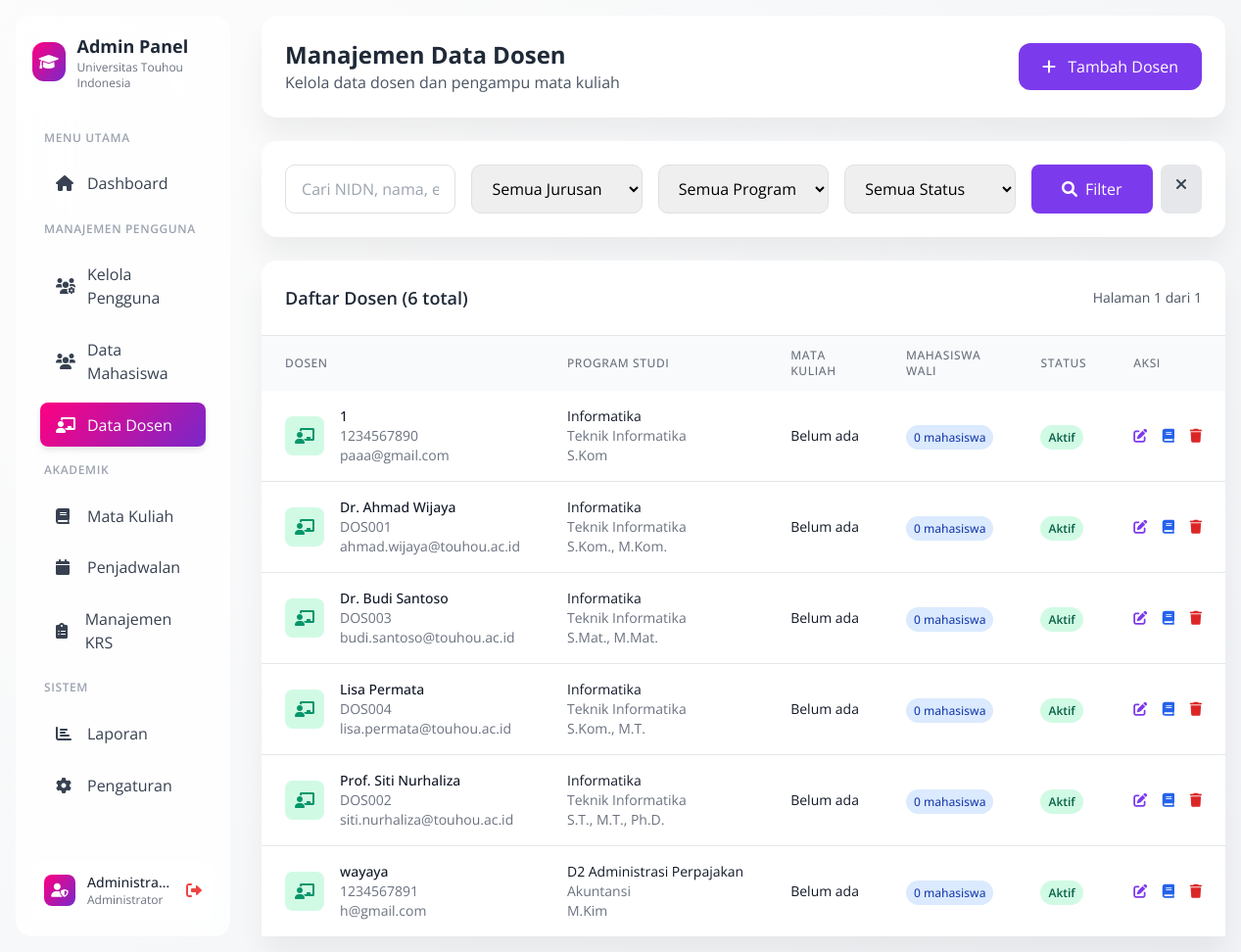
The page /sistem-krs/admin-dosen.php (signed in) on the database its author committed.
### tables this page shows
CREATE TABLE `dosen` (
  `id_dosen` int(11) NOT NULL,
  `nidn` varchar(20) NOT NULL,
  `nama_dosen` varchar(100) NOT NULL,
  `gelar` varchar(50) DEFAULT NULL,
  `email` varchar(100) NOT NULL,
  `foto` varchar(255) DEFAULT NULL,
  `nomor_telepon` varchar(15) DEFAULT NULL,
  `password` varchar(255) NOT NULL,
  `created_at` timestamp NOT NULL DEFAULT current_timestamp(),
  `alamat` varchar(255) DEFAULT NULL,
  `jurusan` varchar(100) DEFAULT NULL,
  `program_studi` varchar(100) DEFAULT NULL,
  `bidang_keahlian` text DEFAULT NULL,
  `status` enum('aktif','nonaktif') DEFAULT 'aktif'
);

### sistem-krs/admin-dosen.php (the view, shortened to what this page needs)
<?php
$database = new Database();
$conn = $database->getConnection();
$search = $_GET['search'] ?? '';
$page = $_GET['page'] ?? 1;
$limit = 15;
$offset = ($page - 1) * $limit;
$where_conditions = [];
$where_clause = !empty($where_conditions) ? 'WHERE ' . implode(' AND ', $where_conditions) : '';
$count_query = "SELECT COUNT(*) FROM dosen d $where_clause";
$count_stmt = $conn->prepare($count_query);
$count_stmt->execute();
$total_records = $count_stmt->fetchColumn();
$total_pages = ceil($total_records / $limit);
$query = "SELECT d.*,
                 COUNT(m.id_mahasiswa) as jumlah_mahasiswa_wali,
                 GROUP_CONCAT(mk.nama_matakuliah SEPARATOR ', ') as mata_kuliah_diampu
          FROM dosen d
          LEFT JOIN mahasiswa m ON d.id_dosen = m.dosen_wali
          LEFT JOIN dosen_matakuliah dm ON d.id_dosen = dm.id_dosen
          LEFT JOIN mata_kuliah mk ON dm.id_matakuliah = mk.id_matakuliah
          $where_clause
          GROUP BY d.id_dosen
          ORDER BY d.nama_dosen
          LIMIT :limit OFFSET :offset";
$stmt = $conn->prepare($query);
$stmt->bindValue(':limit', $limit, PDO::PARAM_INT);
$stmt->bindValue(':offset', $offset, PDO::PARAM_INT);
$stmt->execute();
$dosen_list = $stmt->fetchAll(PDO::FETCH_ASSOC);
?>
<!DOCTYPE html>
<html lang="id">
<head>
    <link href="https://cdn.jsdelivr.net/npm/tailwindcss@2.2.19/dist/tailwind.min.css" rel="stylesheet">
    <link href="https://cdnjs.cloudflare.com/ajax/libs/font-awesome/6.0.0/css/all.min.css" rel="stylesheet">
</head>
<body class="bg-gray-50">
    <div class="flex min-h-screen">
        <div class="w-64 p-4">
            <div class="sidebar-soft h-full p-4">
                <div class="flex items-center gap-3 mb-8">
                    <div class="w-10 h-10 bg-gradient-primary rounded-xl flex items-center justify-center">
                        <i class="fas fa-graduation-cap text-white"></i>
                    </div>
                    <div>
                        <h2 class="text-lg font-bold text-gray-800">Admin Panel</h2>
                        <p class="text-xs text-gray-500">Universitas Touhou Indonesia</p>
                    </div>
                </div>
                <nav class="space-y-2">
                    <div class="px-3 py-2">
                        <p class="text-xs font-semibold text-gray-400 uppercase tracking-wider">Menu Utama</p>
                    </div>
                    <a href="dashboard.php" class="nav-link-soft flex items-center text-gray-700 hover:text-gray-900">
                        <i class="fas fa-home w-5 mr-3"></i>
                        <span>Dashboard</span>
                    </a>
                    <div class="px-3 py-2 mt-6">
                        <p class="text-xs font-semibold text-gray-400 uppercase tracking-wider">Manajemen Pengguna</p>
                    </div>
                    <a href="admin-users.php" class="nav-link-soft flex items-center text-gray-700 hover:text-gray-900">
                        <i class="fas fa-users-cog w-5 mr-3"></i>
                        <span>Kelola Pengguna</span>
                    </a>
                    <a href="admin-mahasiswa.php"
                        class="nav-link-soft flex items-center text-gray-700 hover:text-gray-900">
                        <i class="fas fa-users w-5 mr-3"></i>
                        <span>Data Mahasiswa</span>
                    </a>
                    <a href="admin-dosen.php" class="nav-link-soft active flex items-center text-white">
                        <i class="fas fa-chalkboard-teacher w-5 mr-3"></i>
                        <span>Data Dosen</span>
                    </a>
                    <div class="px-3 py-2 mt-6">
                        <p class="text-xs font-semibold text-gray-400 uppercase tracking-wider">Akademik</p>
                    </div>
                    <a href="admin-matakuliah.php"
                        class="nav-link-soft flex items-center text-gray-700 hover:text-gray-900">
                        <i class="fas fa-book w-5 mr-3"></i>
                        <span>Mata Kuliah</span>
                    </a>
                    <a href="admin-jadwal.php"
                        class="nav-link-soft flex items-center text-gray-700 hover:text-gray-900">
                        <i class="fas fa-calendar w-5 mr-3"></i>
                        <span>Penjadwalan</span>
                    </a>
                    <a href="admin-krs.php" class="nav-link-soft flex items-center text-gray-700 hover:text-gray-900">
                        <i class="fas fa-clipboard-list w-5 mr-3"></i>
                        <span>Manajemen KRS</span>
                    </a>
                    <div class="px-3 py-2 mt-6">
                        <p class="text-xs font-semibold text-gray-400 uppercase tracking-wider">Sistem</p>
                    </div>
                    <a href="admin-laporan.php"
                        class="nav-link-soft flex items-center text-gray-700 hover:text-gray-900">
                        <i class="fas fa-chart-bar w-5 mr-3"></i>
                        <span>Laporan</span>
                    </a>
                    <a href="admin-settings.php"
                        class="nav-link-soft flex items-center text-gray-700 hover:text-gray-900">
                        <i class="fas fa-cog w-5 mr-3"></i>
                        <span>Pengaturan</span>
                    </a>
                </nav>
                <div class="absolute bottom-4 left-4 right-4">
                    <div class="bg-white bg-opacity-50 rounded-xl p-3">
                        <div class="flex items-center gap-3">
                            <div class="w-8 h-8 bg-gradient-primary rounded-lg flex items-center justify-center">
                                <i class="fas fa-user-shield text-white text-sm"></i>
                            </div>
                            <div class="flex-1 min-w-0">
                                <p class="text-sm font-medium text-gray-800 truncate"><?php echo $_SESSION['nama']; ?>
                                </p>
                                <p class="text-xs text-gray-500">Administrator</p>
                            </div>
                            <a href="logout.php" class="text-red-500 hover:text-red-700">
                                <i class="fas fa-sign-out-alt"></i>
                            </a>
                        </div>
                    </div>
                </div>
            </div>
        </div>
        <div class="flex-1 p-4">
            <div class="card mb-6">
                <div class="p-6">
                    <div class="flex items-center justify-between">
                        <div>
                            <h1 class="text-2xl font-bold text-gray-800">Manajemen Data Dosen</h1>
                            <p class="text-gray-600">Kelola data dosen dan pengampu mata kuliah</p>
                        </div>
                        <button onclick="openAddModal()"
                            class="bg-purple-600 text-white px-6 py-3 rounded-xl hover:bg-purple-700 transition-colors">
                            <i class="fas fa-plus mr-2"></i>
                            Tambah Dosen
                        </button>
                    </div>
                </div>
            </div>
            <div class="card mb-6">
                <div class="p-6">
                    <form method="GET" class="grid grid-cols-1 md:grid-cols-5 gap-4">
                        <div>
                            <input type="text" name="search" placeholder="Cari NIDN, nama, email..."
                                value="<?php echo htmlspecialchars($search); ?>" class="form-input w-full">
                        </div>
                        <div>
                            <select name="jurusan" class="form-input w-full">
                                <option value="">Semua Jurusan</option>
                            </select>
                        </div>
                        <div>
                            <select name="program_studi" class="form-input w-full">
                                <option value="">Semua Program Studi</option>
                            </select>
                        </div>
                        <div>
                            <select name="status" class="form-input w-full">
                                <option value="">Semua Status</option>
                            </select>
                        </div>
                        <div class="flex gap-2">
                            <button type="submit"
                                class="bg-purple-600 text-white px-4 py-2 rounded-lg hover:bg-purple-700 flex-1">
                                <i class="fas fa-search mr-2"></i>Filter
                            </button>
                            <a href="admin-dosen.php"
                                class="px-4 py-2 bg-gray-200 text-gray-700 rounded-lg hover:bg-gray-300">
                                <i class="fas fa-times"></i>
                            </a>
                        </div>
                    </form>
                </div>
            </div>
            <div class="card">
                <div class="p-6 border-b">
                    <div class="flex justify-between items-center">
                        <h3 class="text-lg font-semibold text-gray-800">
                            Daftar Dosen (<?php echo $total_records; ?> total)
                        </h3>
                        <div class="text-sm text-gray-600">
                            Halaman <?php echo $page; ?> dari <?php echo $total_pages; ?>
                        </div>
                    </div>
                </div>
                <div class="overflow-x-auto">
                    <table class="w-full">
                        <thead class="bg-gray-50">
                            <tr>
                                <th
                                    class="px-6 py-3 text-left text-xs font-medium text-gray-500 uppercase tracking-wider">
                                    Dosen</th>
                                <th
                                    class="px-6 py-3 text-left text-xs font-medium text-gray-500 uppercase tracking-wider">
                                    Program Studi</th>
                                <th
                                    class="px-6 py-3 text-left text-xs font-medium text-gray-500 uppercase tracking-wider">
                                    Mata Kuliah</th>
                                <th
                                    class="px-6 py-3 text-left text-xs font-medium text-gray-500 uppercase tracking-wider">
                                    Mahasiswa Wali</th>
                                <th
                                    class="px-6 py-3 text-left text-xs font-medium text-gray-500 uppercase tracking-wider">
                                    Status</th>
                                <th
                                    class="px-6 py-3 text-left text-xs font-medium text-gray-500 uppercase tracking-wider">
                                    Aksi</th>
                            </tr>
                        </thead>
                        <tbody class="bg-white divide-y divide-gray-200">
                            <?php foreach ($dosen_list as $dosen): ?>
                            <tr class="hover:bg-gray-50">
                                <td class="px-6 py-4 whitespace-nowrap">
                                    <div class="flex items-center">
                                        <div class="w-10 h-10 bg-green-100 rounded-lg flex items-center justify-center">
                                            <i class="fas fa-chalkboard-teacher text-green-600"></i>
                                        </div>
                                        <div class="ml-4">
                                            <div class="text-sm font-medium text-gray-900">
                                                <?php echo $dosen['nama_dosen']; ?></div>
                                            <div class="text-sm text-gray-500"><?php echo $dosen['nidn']; ?></div>
                                            <div class="text-sm text-gray-500"><?php echo $dosen['email']; ?></div>
                                        </div>
                                    </div>
                                </td>
                                <td class="px-6 py-4 whitespace-nowrap">
                                    <div class="text-sm text-gray-900"><?php echo $dosen['program_studi']; ?></div>
                                    <div class="text-sm text-gray-500"><?php echo $dosen['jurusan']; ?></div>
                                    <div class="text-sm text-gray-500"><?php echo $dosen['gelar']; ?></div>
                                </td>
                                <td class="px-6 py-4">
                                    <div class="text-sm text-gray-900 max-w-xs truncate">
                                        <?php echo $dosen['mata_kuliah_diampu'] ?: 'Belum ada'; ?>
                                    </div>
                                </td>
                                <td class="px-6 py-4 whitespace-nowrap">
                                    <span class="px-2 py-1 bg-blue-100 text-blue-800 rounded-full text-xs font-medium">
                                        <?php echo $dosen['jumlah_mahasiswa_wali']; ?> mahasiswa
                                    </span>
                                </td>
                                <td class="px-6 py-4 whitespace-nowrap">
                                    <span
                                        class="px-2 py-1 text-xs font-semibold rounded-full
                                        <?php echo $dosen['status'] == 'aktif' ? 'bg-green-100 text-green-800' : 'bg-red-100 text-red-800'; ?>">
                                        <?php echo ucfirst($dosen['status']); ?>
                                    </span>
                                </td>
                                <td class="px-6 py-4 whitespace-nowrap text-sm font-medium">
                                    <button onclick="editDosen(<?php echo htmlspecialchars(json_encode($dosen)); ?>)"
                                        class="text-purple-600 hover:text-purple-900 mr-3">
                                        <i class="fas fa-edit"></i>
                                    </button>
                                    <button
                                        onclick="assignMatakuliah(<?php echo $dosen['id_dosen']; ?>, '<?php echo $dosen['nama_dosen']; ?>')"
                                        class="text-blue-600 hover:text-blue-900 mr-3">
                                        <i class="fas fa-book"></i>
                                    </button>
                                    <button
                                        onclick="deleteDosen(<?php echo $dosen['id_dosen']; ?>, '<?php echo $dosen['nama_dosen']; ?>')"
                                        class="text-red-600 hover:text-red-900">
                                        <i class="fas fa-trash"></i>
                                    </button>
                                </td>
                            </tr>
                            <?php endforeach; ?>
                        </tbody>
                    </table>
                </div>
            </div>
        </div>
    </div>
</body>
</html>

### rows shown on the page
dosen: nama_dosen "1", nidn "1234567890", email "paaa@gmail.com", program_studi "Informatika", jurusan "Teknik Informatika", gelar "S.Kom", mata_kuliah_diampu "Belum ada", jumlah_mahasiswa_wali "0", status "Aktif"
dosen: nama_dosen "Dr. Ahmad Wijaya", nidn "DOS001", email "ahmad.wijaya@touhou.ac.id", program_studi "Informatika", jurusan "Teknik Informatika", gelar "S.Kom., M.Kom.", mata_kuliah_diampu "Belum ada", jumlah_mahasiswa_wali "0", status "Aktif"
dosen: nama_dosen "Dr. Budi Santoso", nidn "DOS003", email "budi.santoso@touhou.ac.id", program_studi "Informatika", jurusan "Teknik Informatika", gelar "S.Mat., M.Mat.", mata_kuliah_diampu "Belum ada", jumlah_mahasiswa_wali "0", status "Aktif"
dosen: nama_dosen "Lisa Permata", nidn "DOS004", email "lisa.permata@touhou.ac.id", program_studi "Informatika", jurusan "Teknik Informatika", gelar "S.Kom., M.T.", mata_kuliah_diampu "Belum ada", jumlah_mahasiswa_wali "0", status "Aktif"
dosen: nama_dosen "Prof. Siti Nurhaliza", nidn "DOS002", email "siti.nurhaliza@touhou.ac.id", program_studi "Informatika", jurusan "Teknik Informatika", gelar "S.T., M.T., Ph.D.", mata_kuliah_diampu "Belum ada", jumlah_mahasiswa_wali "0", status "Aktif"
dosen: nama_dosen "wayaya", nidn "1234567891", email "h@gmail.com", program_studi "D2 Administrasi Perpajakan", jurusan "Akuntansi", gelar "M.Kim", mata_kuliah_diampu "Belum ada", jumlah_mahasiswa_wali "0", status "Aktif"

### other values the page prints
$_SESSION['nama'] "Administra…"
$total_records "6"
$page "1"
$total_pages "1"
